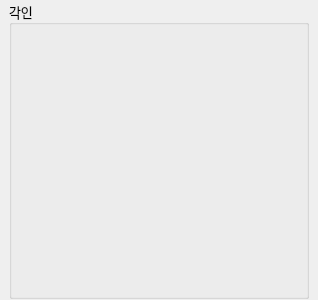
<?xml version="1.0" encoding="UTF-8"?>
<ui version="4.0">
 <class>EngraveWidget</class>
 <widget class="QWidget" name="EngraveWidget">
  <property name="geometry">
   <rect>
    <x>0</x>
    <y>0</y>
    <width>318</width>
    <height>300</height>
   </rect>
  </property>
  <property name="maximumSize">
   <size>
    <width>318</width>
    <height>16777215</height>
   </size>
  </property>
  <property name="windowTitle">
   <string>Form</string>
  </property>
  <layout class="QHBoxLayout" name="horizontalLayout">
   <property name="spacing">
    <number>1</number>
   </property>
   <property name="leftMargin">
    <number>1</number>
   </property>
   <property name="topMargin">
    <number>1</number>
   </property>
   <property name="rightMargin">
    <number>1</number>
   </property>
   <property name="bottomMargin">
    <number>1</number>
   </property>
   <item>
    <widget class="QGroupBox" name="groupEngrave">
     <property name="minimumSize">
      <size>
       <width>300</width>
       <height>0</height>
      </size>
     </property>
     <property name="maximumSize">
      <size>
       <width>300</width>
       <height>16777215</height>
      </size>
     </property>
     <property name="font">
      <font>
       <family>나눔스퀘어 네오 Regular</family>
       <pointsize>10</pointsize>
      </font>
     </property>
     <property name="title">
      <string>각인</string>
     </property>
     <layout class="QVBoxLayout" name="verticalLayout_3">
      <item>
       <layout class="QVBoxLayout" name="vLayoutEngrave"/>
      </item>
      <item>
       <layout class="QVBoxLayout" name="vLayoutPenalty"/>
      </item>
     </layout>
    </widget>
   </item>
  </layout>
 </widget>
 <resources/>
 <connections/>
</ui>
